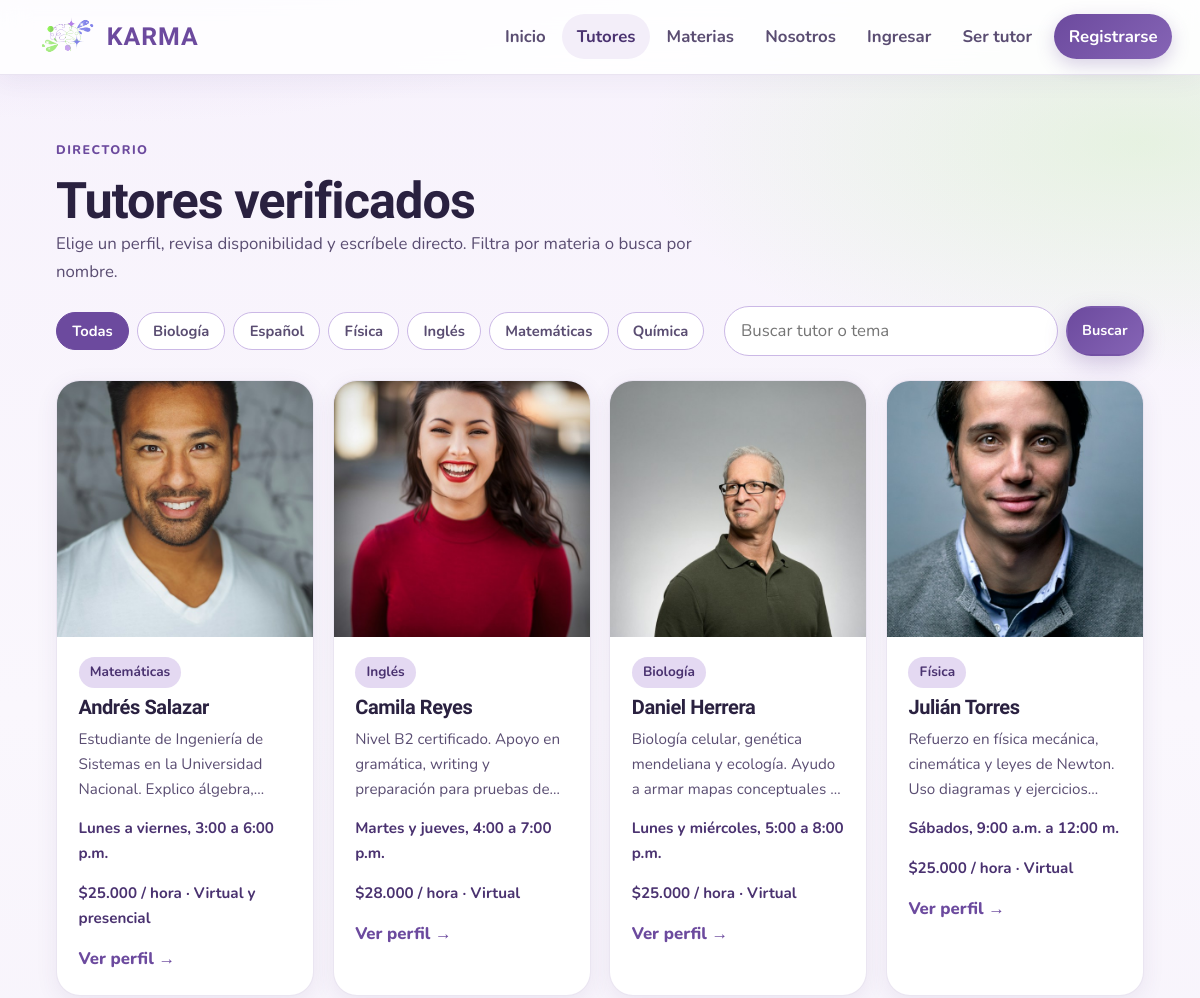
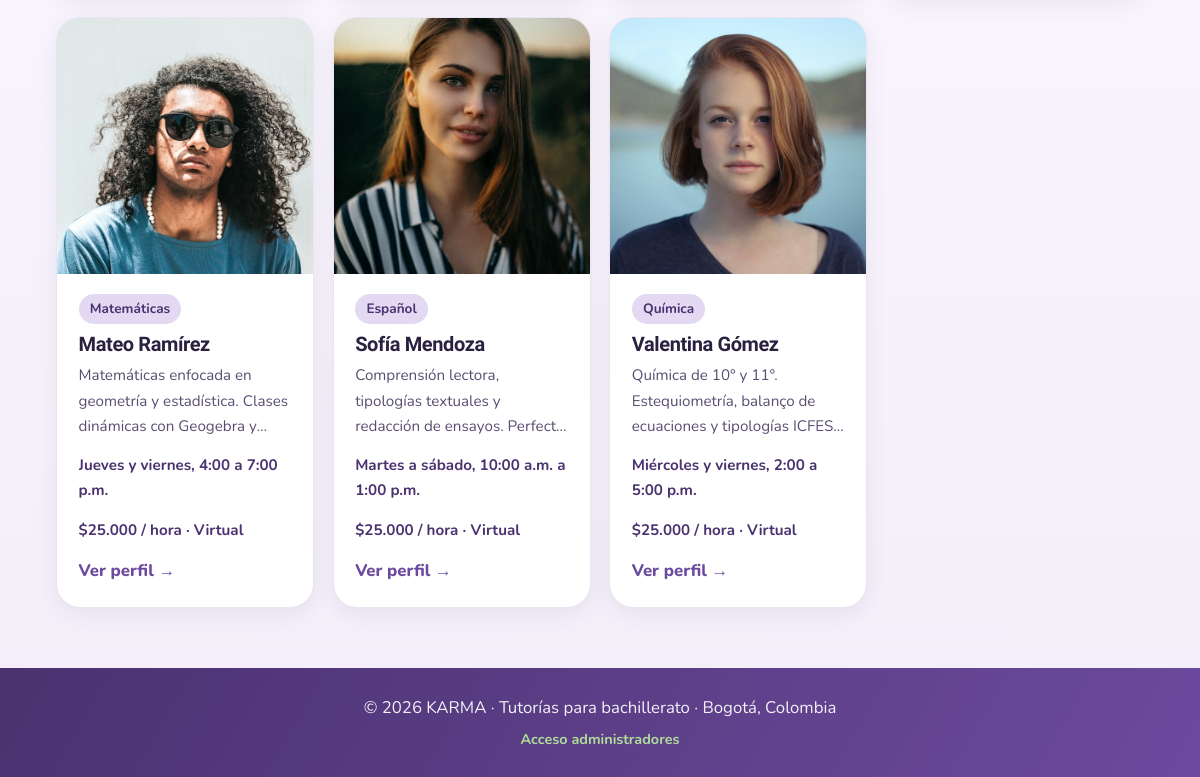
/tutores.php, run on the app's committed database (2 pictures, top to bottom).
### tables this page shows
CREATE TABLE materia (
  id_materia INT UNSIGNED AUTO_INCREMENT PRIMARY KEY,
  nombre VARCHAR(100) NOT NULL UNIQUE,
  imagen VARCHAR(255) NULL,
  descripcion VARCHAR(255) NULL
);

CREATE TABLE tutor (
  id_tutor INT UNSIGNED AUTO_INCREMENT PRIMARY KEY,
  nombre VARCHAR(100) NOT NULL,
  correo VARCHAR(150) NULL UNIQUE,
  password_hash VARCHAR(255) NULL,
  descripcion TEXT NULL,
  disponibilidad VARCHAR(150) NOT NULL,
  precio_hora DECIMAL(10,2) NULL,
  modalidad ENUM('virtual','presencial','ambas') NOT NULL DEFAULT 'virtual',
  telefono VARCHAR(10) NOT NULL,
  foto_url VARCHAR(255) NULL,
  verificado TINYINT(1) NOT NULL DEFAULT 0,
  creado_en DATETIME NOT NULL DEFAULT CURRENT_TIMESTAMP,
  id_materia INT UNSIGNED NOT NULL,
  FOREIGN KEY (id_materia) REFERENCES materia(id_materia)
);

### includes/cache.php (called while the page is built, shortened)
<?php
function cacheDir(): string
{
    return CACHE_DIR;
}
function cachePath(string $key): string
{
    $safe = preg_replace('/[^a-zA-Z0-9._-]+/', '_', $key) ?: 'key';
    return cacheDir() . '/' . $safe . '.cache';
}
function cacheGet(string $key): mixed
{
    $path = cachePath($key);
    if (!is_file($path)) {
        return null;
    }
    $raw = @file_get_contents($path);
    $payload = @unserialize($raw, ['allowed_classes' => false]);
    return $payload['data'];
}
function cacheSet(string $key, mixed $data, int $ttl = CACHE_TTL_DEFAULT): void
{
    $path = cachePath($key);
    $payload = serialize([
        'expires' => time() + max(1, $ttl),
        'data' => $data,
    ]);
    $tmp = $path . '.' . bin2hex(random_bytes(4)) . '.tmp';
}

### includes/funciones.php (called while the page is built, shortened)
<?php
require_once __DIR__ . '/cache.php';
function e($texto) {
    return htmlspecialchars((string)$texto, ENT_QUOTES, "UTF-8");
}
function obtenerMaterias(mysqli $db): array
{
    $cached = cacheGet('materias');
    $rows = $db->query('SELECT id_materia, nombre FROM materia ORDER BY nombre')->fetch_all(MYSQLI_ASSOC);
    return $rows;
}
function obtenerTutores(mysqli $db, int $idMateria = 0, string $q = ''): array
{
    $q = trim($q);
    $usarCache = ($q === '');
    $cacheKey = 'tutores_' . max(0, $idMateria);
    if ($usarCache) {
        $cached = cacheGet($cacheKey);
    }
    $sql = 'SELECT t.id_tutor, t.nombre, t.descripcion, t.disponibilidad, t.precio_hora, t.modalidad, t.foto_url,
                   m.id_materia, m.nombre AS materia
            FROM tutor t
            INNER JOIN materia m ON m.id_materia = t.id_materia
            WHERE t.verificado = 1';
    $params = [];
    $sql .= ' ORDER BY t.nombre';
    $stmt = $db->prepare($sql);
    $stmt->execute();
    $rows = $stmt->get_result()->fetch_all(MYSQLI_ASSOC);
    return $rows;
}
function rutaFoto($ruta, $fallback = "img/estudiantes.jpg") {
    $ruta = trim((string)$ruta);
    return $ruta;
}
function formatoPrecio($precio) {
    return "$" . number_format((float)$precio, 0, ",", ".") . " / hora";
}
function etiquetaModalidad($m) {
    return ["virtual" => "Virtual", "presencial" => "Presencial", "ambas" => "Virtual y presencial"][$m] ?? "Virtual";
}

### tutores.php (the view, shortened to what this page needs)
<?php
require_once __DIR__ . "/includes/conexion.php";
require_once __DIR__ . "/includes/funciones.php";
$materiaId = isset($_GET["materia"]) ? (int)$_GET["materia"] : 0;
$buscar = trim((string)($_GET["buscar"] ?? ""));
$materias = obtenerMaterias($mysqli);
$tutores = obtenerTutores($mysqli, $materiaId, $buscar);
require __DIR__ . "/includes/header.php";
?>
<main class="seccion">
    <div class="contenedor">
        <p class="etiqueta">Directorio</p>
        <div class="admin-titulo" style="margin-bottom:1.25rem">
            <div class="seccion-intro" style="margin:0">
                <h1>Tutores verificados</h1>
                <p>Elige un perfil, revisa disponibilidad y escríbele directo. Filtra por materia o busca por nombre.</p>
            </div>
        </div>
        <div class="toolbar">
            <div class="filtros">
                <a href="tutores.php" class="<?= $materiaId === 0 && $buscar === '' ? 'activo' : '' ?>">Todas</a>
                <?php foreach ($materias as $m): ?>
                    <a href="tutores.php?materia=<?= (int)$m["id_materia"] ?>"
                       class="<?= $materiaId === (int)$m["id_materia"] ? 'activo' : '' ?>">
                        <?= e($m["nombre"]) ?>
                    </a>
                <?php endforeach; ?>
            </div>
            <form class="buscador-inline" method="get" action="tutores.php">
                <input type="search" name="buscar" value="<?= e($buscar) ?>" placeholder="Buscar tutor o tema">
                <button class="btn btn-sm" type="submit">Buscar</button>
            </form>
        </div>
        <?php if (count($tutores) === 0): ?>
            <div class="vacio">
                No hay tutores con esos filtros. Prueba otra materia o limpia la búsqueda.
            </div>
        <?php else: ?>
            <div class="grid-tutores">
                <?php foreach ($tutores as $t): ?>
                    <a class="card-tutor" href="tutor.php?id=<?= (int)$t["id_tutor"] ?>">
                        <div class="card-tutor-media">
                            <img src="<?= e(rutaFoto($t["foto_url"])) ?>" alt="Foto de <?= e($t["nombre"]) ?>">
                        </div>
                        <div class="card-tutor-body">
                            <span class="badge"><?= e($t["materia"]) ?></span>
                            <h3 style="margin-top:0.55rem"><?= e($t["nombre"]) ?></h3>
                            <p><?= e($t["descripcion"] ?? "") ?></p>
                            <p class="meta"><?= e($t["disponibilidad"]) ?></p>
                            <p class="meta"><?= e(formatoPrecio($t["precio_hora"] ?? null)) ?> · <?= e(etiquetaModalidad($t["modalidad"] ?? "virtual")) ?></p>
                            <span class="card-enlace">Ver perfil →</span>
                        </div>
                    </a>
                <?php endforeach; ?>
            </div>
        <?php endif; ?>
    </div>
</main>
<?php require __DIR__ . "/includes/footer.php"; ?>

### data on the page
materia: nombre "Biología"
materia: nombre "Español"
materia: nombre "Física"
materia: nombre "Inglés"
materia: nombre "Matemáticas"
materia: nombre "Química"
tutor: foto_url (picture), id_materia.nombre "Matemáticas", nombre "Andrés Salazar", descripcion "Estudiante de Ingeniería de Sistemas en la Universidad Nacional. Explico…", disponibilidad "Lunes a viernes, 3:00 a 6:00 p.m.", precio_hora "$25.000 / hora", modalidad "Virtual y presencial"
tutor: foto_url (picture), id_materia.nombre "Inglés", nombre "Camila Reyes", descripcion "Nivel B2 certificado. Apoyo en gramática, writing y preparación para pruebas…", disponibilidad "Martes y jueves, 4:00 a 7:00 p.m.", precio_hora "$28.000 / hora", modalidad "Virtual"
tutor: foto_url (picture), id_materia.nombre "Biología", nombre "Daniel Herrera", descripcion "Biología celular, genética mendeliana y ecología. Ayudo a armar mapas conceptuales…", disponibilidad "Lunes y miércoles, 5:00 a 8:00 p.m.", precio_hora "$25.000 / hora", modalidad "Virtual"
tutor: foto_url (picture), id_materia.nombre "Física", nombre "Julián Torres", descripcion "Refuerzo en física mecánica, cinemática y leyes de Newton. Uso diagramas y…", disponibilidad "Sábados, 9:00 a.m. a 12:00 m.", precio_hora "$25.000 / hora", modalidad "Virtual"
tutor: foto_url (picture), id_materia.nombre "Matemáticas", nombre "Mateo Ramírez", descripcion "Matemáticas enfocada en geometría y estadística. Clases dinámicas con Geogebra…", disponibilidad "Jueves y viernes, 4:00 a 7:00 p.m.", precio_hora "$25.000 / hora", modalidad "Virtual"
tutor: foto_url (picture), id_materia.nombre "Español", nombre "Sofía Mendoza", descripcion "Comprensión lectora, tipologías textuales y redacción de ensayos.…", disponibilidad "Martes a sábado, 10:00 a.m. a 1:00 p.m.", precio_hora "$25.000 / hora", modalidad "Virtual"
tutor: foto_url (picture), id_materia.nombre "Química", nombre "Valentina Gómez", descripcion "Química de 10° y 11°. Estequiometría, balanço de ecuaciones y tipologías…", disponibilidad "Miércoles y viernes, 2:00 a 5:00 p.m.", precio_hora "$25.000 / hora", modalidad "Virtual"
